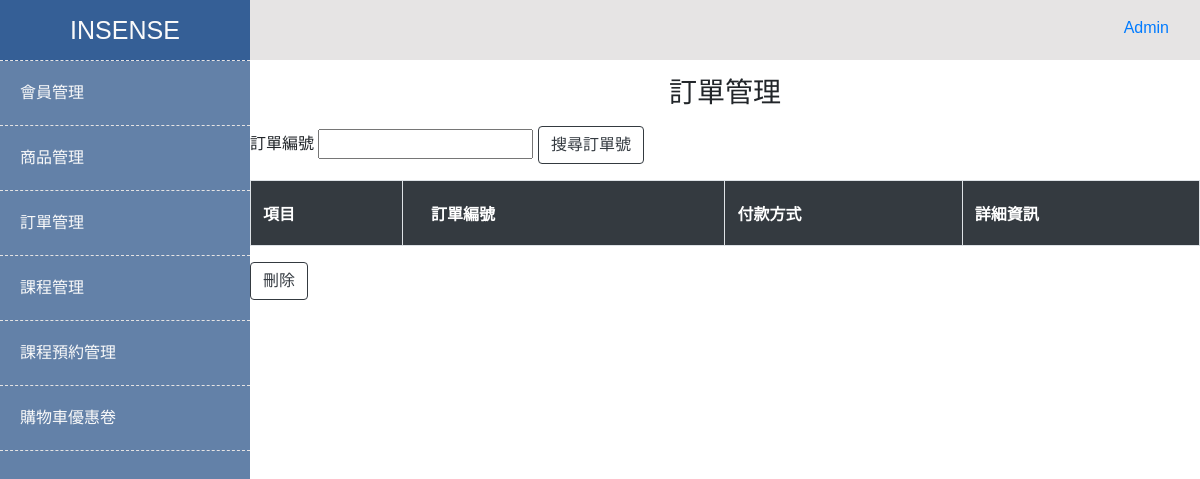
The page /admin/Insense/backStage/checkSearch.php (signed in) on the database as committed earlier.
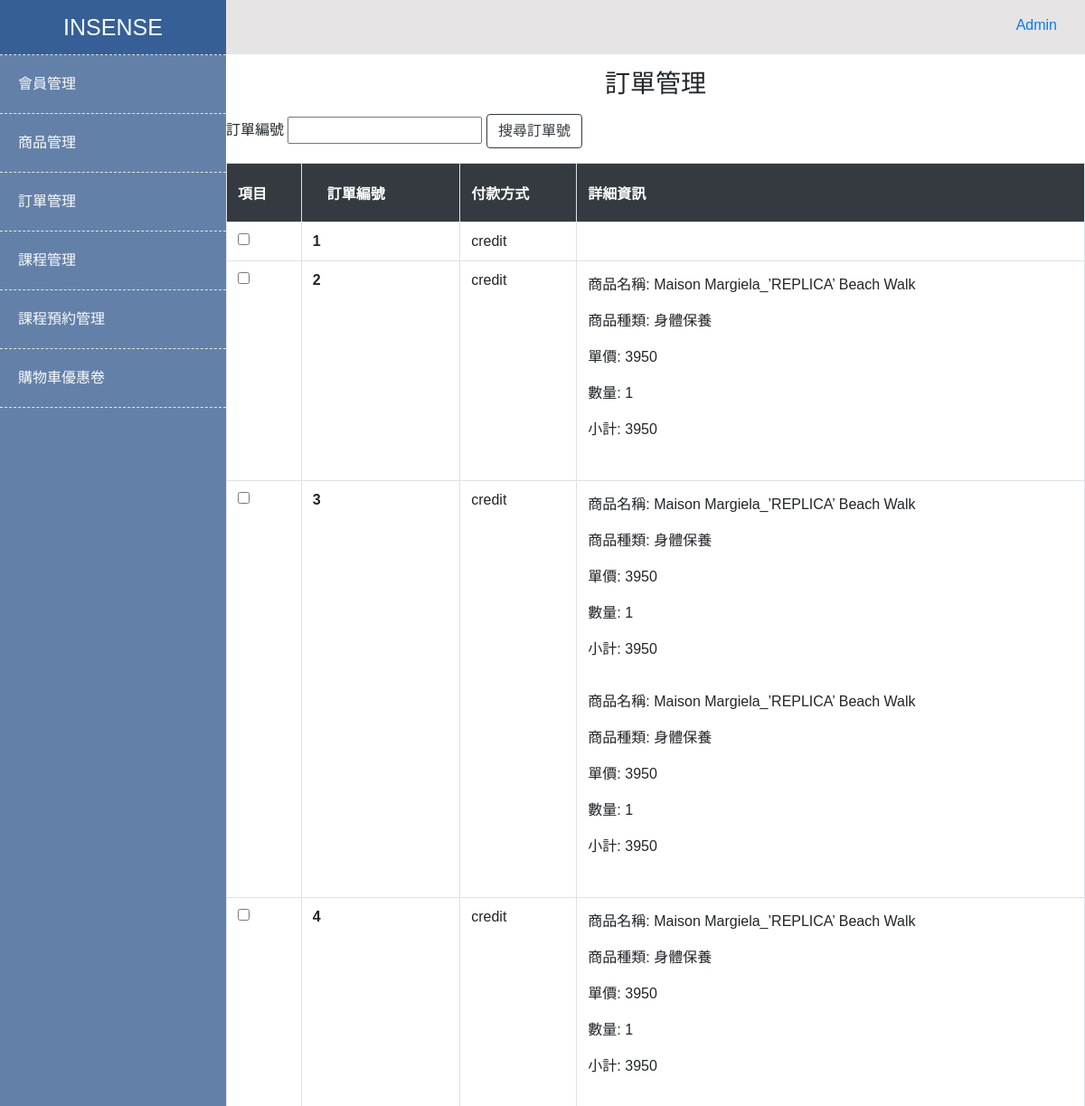
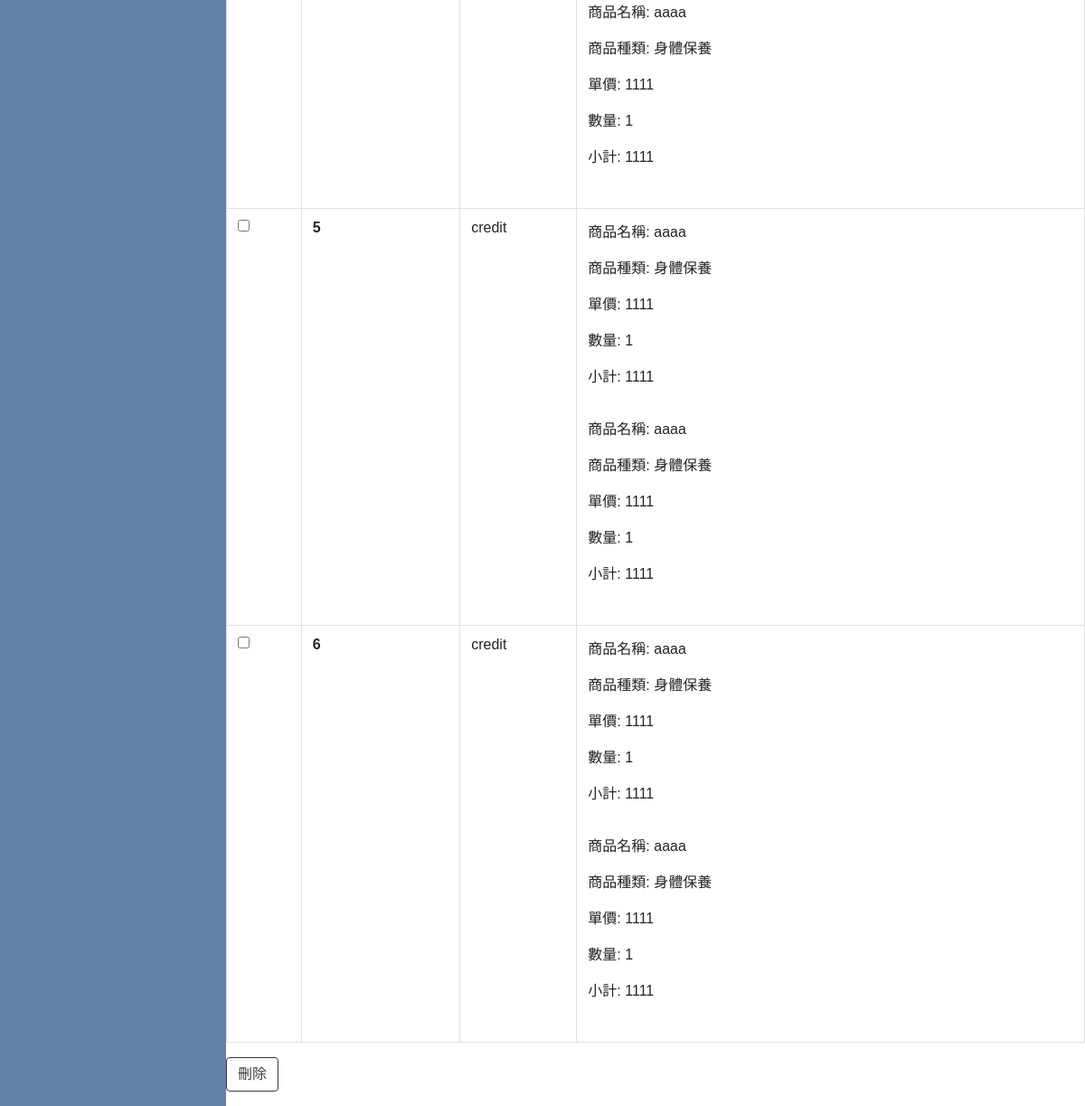
The same page on the database as committed later (2 pictures, top to bottom).
### tables this page shows
CREATE TABLE `orders` (
  `orderId` int(11) NOT NULL COMMENT '流水號',
  `orderCode` varchar(100) NOT NULL DEFAULT '0' COMMENT '訂單編號',
  `username` varchar(50) DEFAULT NULL COMMENT '使用者帳號',
  `orderPrice` int(100) DEFAULT NULL,
  `orderStatus` varchar(100) DEFAULT NULL COMMENT '訂單狀態',
  `paymentTypeId` int(11) DEFAULT NULL COMMENT '付款方式',
  `couponId` varchar(10) DEFAULT NULL COMMENT '優惠券編號',
  `created_at` datetime NOT NULL DEFAULT CURRENT_TIMESTAMP COMMENT '新增時間',
  `updated_at` datetime NOT NULL DEFAULT CURRENT_TIMESTAMP ON UPDATE CURRENT_TIMESTAMP COMMENT '更新時間'
);

CREATE TABLE `payment_types` (
  `paymentTypeId` int(11) NOT NULL COMMENT '流水號',
  `paymentTypeName` varchar(100) DEFAULT NULL COMMENT '付款方式名稱',
  `paymentTypeImg` varchar(100) DEFAULT NULL COMMENT '付款方式圖片名稱',
  `created_at` datetime NOT NULL DEFAULT CURRENT_TIMESTAMP COMMENT '新增時間',
  `updated_at` datetime NOT NULL DEFAULT CURRENT_TIMESTAMP ON UPDATE CURRENT_TIMESTAMP COMMENT '更新時間'
);

### admin/Insense/backStage/checkSearch.php (the view, shortened to what this page needs)
<?php
require_once('../templates/header.php');
require_once('../templates/leftSideBar.php');
require_once('../templates/rightContainer.php');
?>
<h3 class="pt-2 pb-2 d-flex justify-content-center">訂單管理</h3>
<form name="myForm" method="POST" action="./checkSearch.php">
  訂單編號 <input type="text" name="checkSearch" required>
  <tr>
    <td class="border" colspan="2"><button class="btn btn-outline-dark" type="submit" name="smb_add">搜尋訂單號</button>
    </td>
  </tr>
</form>
<form name="myForm" method="POST" action="./deleteCheck.php">
  <table class="border table table-hover">
    <thead class="thead-dark">
      <tr>
        <th scope="col" class="border">
          <div class="py-2 text-uppercase">項目</div>
        </th>
        <th scope="col" class="border">
          <div class="p-2 px-3 text-uppercase">訂單編號</div>
        </th>
        <th scope="col" class="border">
          <div class="py-2 text-uppercase">付款方式</div>
        </th>
        <th scope="col" class="border">
          <div class="py-2 text-uppercase">詳細資訊</div>
        </th>
      </tr>
    </thead>
    <tbody>
      <?php
      $string = $_POST['checkSearch'];
      $sqlOrder = "SELECT `orders`.`orderId`,`orders`.`created_at`,`orders`.`updated_at`,`payment_types`.`paymentTypeName`
                      FROM `orders` INNER JOIN `payment_types`
                      ON `orders`.`paymentTypeId` = `payment_types`.`paymentTypeId`
                        WHERE `orderId` LIKE '%{$string}%'
                      ORDER BY `orders`.`orderId`";
      $stmtOrder = $pdo->prepare($sqlOrder);
      $stmtOrder->execute();
      if ($stmtOrder->rowCount() > 0) {
        $arrOrders = $stmtOrder->fetchAll(PDO::FETCH_ASSOC);
        for ($i = 0; $i < count($arrOrders); $i++) {
      ?>
          <tr>
            <td class="border">
              <input type="checkbox" name="chk[]" class="check" value="<?php echo $arrOrders[$i]["orderId"]; ?>" />
            </td>
            <th scope="row" class="border"><?php echo $arrOrders[$i]["orderId"] ?>
            </th>
            <td class="border"><?php echo $arrOrders[$i]["paymentTypeName"] ?>
            </td>
            <td class="border">
              <?php
              $sqlItemList = "SELECT `item_lists`.`checkPrice`,`item_lists`.`checkQty`,`item_lists`.`checkSubtotal`,
                                  `items`.`itemName`,`categories`.`categoryName`
                                      FROM `item_lists`
                                      INNER JOIN `items`
                                      ON `item_lists`.`itemId` = `items`.`itemId`
                                      INNER JOIN `categories`
                                      ON `items`.`itemCategoryId` = `categories`.`categoryId`
                                      WHERE `item_lists`.`orderId` = ?
                                      ORDER BY `item_lists`.`itemListId` ASC";
              $stmtItemList = $pdo->prepare($sqlItemList);
              $arrParamItemList = [
                $arrOrders[$i]["orderId"]
              ];
              $stmtItemList->execute($arrParamItemList);
              if ($stmtItemList->rowCount() > 0) {
                $arrItemList = $stmtItemList->fetchAll(PDO::FETCH_ASSOC);
                for ($j = 0; $j < count($arrItemList); $j++) {
              ?>
                  <p>商品名稱: <?php echo $arrItemList[$j]["itemName"] ?></p>
                  <p>商品種類: <?php echo $arrItemList[$j]["categoryName"] ?></p>
                  <p>單價: <?php echo $arrItemList[$j]["checkPrice"] ?></p>
                  <p>數量: <?php echo $arrItemList[$j]["checkQty"] ?></p>
                  <p>小計: <?php echo $arrItemList[$j]["checkSubtotal"] ?></p>
                  <br />
              <?php
                }
              }
              ?>
            </td>
          </tr>
      <?php
        }
      }
      ?>
    </tbody>
  </table>
  <form name="myForm" method="GET" action="./Alldelete.php">
    <td class="border" colspan="2"><button class="btn btn-outline-dark" type="submit" name="smb_add">刪除</button>
    </td>
  </form>
  </div>
<?php
require_once('../templates/footer.php');
?>

Rows that differ between the two databases and show on the page:
added orders: orderId "1", paymentTypeId.paymentTypeName "credit"
added orders: orderId "2", paymentTypeId.paymentTypeName "credit", itemName "Maison Margiela_’REPLICA’ Beach Walk", categoryName "身體保養", checkPrice "3950", checkQty "1", checkSubtotal "3950"
added orders: orderId "3", paymentTypeId.paymentTypeName "credit", itemName "Maison Margiela_’REPLICA’ Beach Walk", categoryName "身體保養", checkPrice "3950", checkQty "1", checkSubtotal "3950"
added orders: orderId "4", paymentTypeId.paymentTypeName "credit", itemName "Maison Margiela_’REPLICA’ Beach Walk", categoryName "身體保養", checkPrice "3950", checkQty "1", checkSubtotal "3950", itemName "aaaa", checkPrice "1111", checkSubtotal "1111"
added orders: orderId "5", paymentTypeId.paymentTypeName "credit", itemName "aaaa", categoryName "身體保養", checkPrice "1111", checkQty "1", checkSubtotal "1111"
added orders: orderId "6", paymentTypeId.paymentTypeName "credit", itemName "aaaa", categoryName "身體保養", checkPrice "1111", checkQty "1", checkSubtotal "1111"
